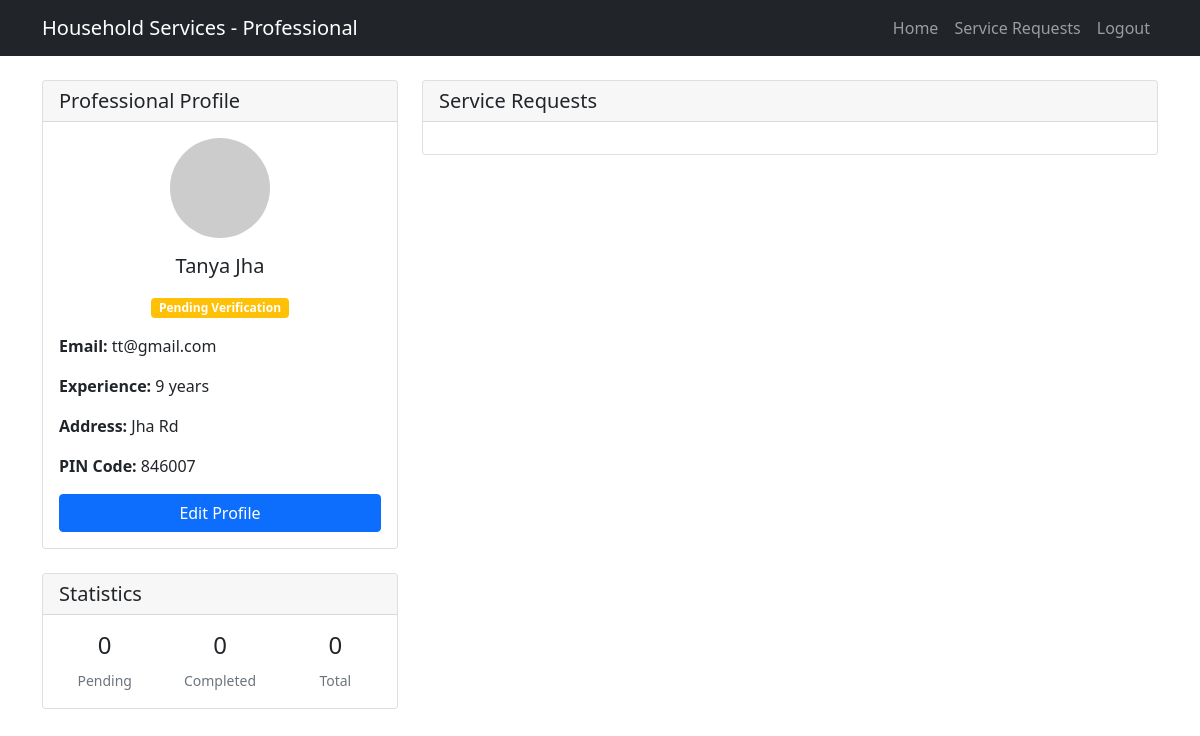
/professional-dashboard (signed in), run on the app's committed database.
### models.py (models this page shows)
class ProfessionalDetails(db.Model):
    id = db.Column(db.Integer, primary_key=True)
    user_id = db.Column(db.Integer, db.ForeignKey('user.id'), nullable=False)
    email = db.Column(db.String(120), unique=True, nullable=False)
    fullname = db.Column(db.String(100), nullable=False)
    service_id = db.Column(db.Integer, db.ForeignKey('base_service.id'), nullable=False)
    experience_years = db.Column(db.Integer, nullable=False)
    document_path = db.Column(db.String(200), nullable=False)
    address = db.Column(db.Text, nullable=False)
    pin_code = db.Column(db.String(10), nullable=False)
    status = db.Column(db.String(20), nullable=False, default='pending')
    user = db.relationship('User', backref=db.backref('professional_details', lazy=True))
    service = db.relationship('BaseService', backref=db.backref('professionals', lazy=True))

### app.py (the view)
@app.route("/professional-dashboard")
def professional_dashboard():
    if "user_id" not in session or session["role"] != "professional":
        flash("Please login as a professional to access this page.", "danger")
        return redirect(url_for("login"))
    user_id = session["user_id"]
    professional = ProfessionalDetails.query.filter_by(user_id=user_id).first()
    service_requests = []  # You'll need to implement this based on your booking model
    stats = {
        "pending": 0,
        "completed": 0,
        "total": 0
    }
    return render_template("professional_dashboard.html",
                         professional=professional,
                         service_requests=service_requests,
                         stats=stats)

### templates/professional_dashboard.html (shortened to what this page needs)
<!DOCTYPE html>
<html lang="en">
<head>
    <link href="https://cdn.jsdelivr.net/npm/bootstrap@5.1.3/dist/css/bootstrap.min.css" rel="stylesheet">
</head>
<body>
    <nav class="navbar navbar-expand-lg navbar-dark bg-dark">
        <div class="container">
            <a class="navbar-brand" href="#">Household Services - Professional</a>
            <div class="navbar-nav ms-auto">
                <a class="nav-link" href="{{ url_for('home') }}">Home</a>
                <a class="nav-link" href="#requests">Service Requests</a>
                <a class="nav-link" href="{{ url_for('logout') }}">Logout</a>
            </div>
        </div>
    </nav>
    <div class="container mt-4">
        <div class="row">
            <div class="col-md-4">
                <div class="card mb-4">
                    <div class="card-header">
                        <h5 class="card-title mb-0">Professional Profile</h5>
                    </div>
                    <div class="card-body">
                        <div class="text-center mb-3">
                            <img src="https://via.placeholder.com/100" class="rounded-circle" alt="Profile Picture">
                            <h5 class="mt-3">{{ professional.fullname }}</h5>
                            {% if professional.status == 'verified' %}
                                <span class="badge bg-success">Verified</span>
                            {% elif professional.status == 'rejected' %}
                                <span class="badge bg-danger">Rejected</span>
                            {% else %}
                                <span class="badge bg-warning">Pending Verification</span>
                            {% endif %}
                        </div>
                        <div class="mb-3">
                            <strong>Email:</strong> {{ professional.email }}
                        </div>
                        <div class="mb-3">
                            <strong>Experience:</strong> {{ professional.experience_years }} years
                        </div>
                        <div class="mb-3">
                            <strong>Address:</strong> {{ professional.address }}
                        </div>
                        <div class="mb-3">
                            <strong>PIN Code:</strong> {{ professional.pin_code }}
                        </div>
                        <button class="btn btn-primary w-100" data-bs-toggle="modal" data-bs-target="#editProfileModal">
                            Edit Profile
                        </button>
                    </div>
                </div>
                <div class="card">
                    <div class="card-header">
                        <h5 class="card-title mb-0">Statistics</h5>
                    </div>
                    <div class="card-body">
                        <div class="row text-center">
                            <div class="col-4">
                                <h4>{{ stats.pending }}</h4>
                                <small class="text-muted">Pending</small>
                            </div>
                            <div class="col-4">
                                <h4>{{ stats.completed }}</h4>
                                <small class="text-muted">Completed</small>
                            </div>
                            <div class="col-4">
                                <h4>{{ stats.total }}</h4>
                                <small class="text-muted">Total</small>
                            </div>
                        </div>
                    </div>
                </div>
            </div>
            <div class="col-md-8">
                <div class="card">
                    <div class="card-header">
                        <h5 class="card-title mb-0">Service Requests</h5>
                    </div>
                    <div class="card-body">
                    </div>
                </div>
            </div>
        </div>
    </div>
</body>
</html>

### data on the page
ProfessionalDetails: fullname "Tanya Jha", email "tt@gmail.com", experience_years "9", address "Jha Rd", pin_code "846007"

### other printed values
{{ stats.pending }} "0"
{{ stats.completed }} "0"
{{ stats.total }} "0"
